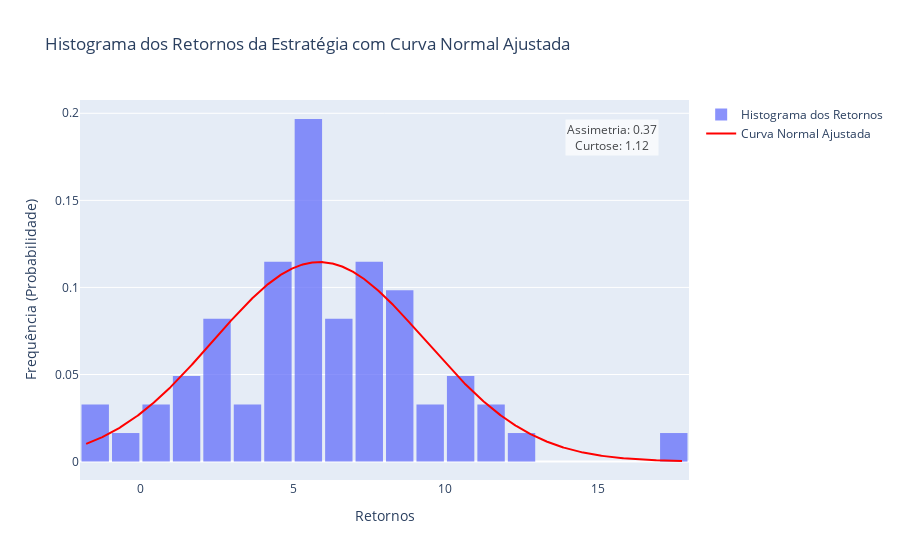

Write notebook code for a chart like this one.
### Markdown cell above
##### **

### Code cell
from scipy import stats

# Suponha que 'average_monthly_results' seja o seu vetor de retornos da estratégia
returns = average_monthly_results  # Substitua com os seus dados de retornos

# Ajusta a distribuição normal aos dados (média e desvio padrão)
mean, std_dev = stats.norm.fit(returns)

# Cria o histograma
hist_data = go.Histogram(
    x=returns,
    nbinsx=30,  # Defina o número de bins conforme necessário
    name='Histograma dos Retornos',
    opacity=0.75,
    histnorm='probability'  # Normaliza o histograma para a probabilidade
)

# Cria a curva normal ajustada
x_range = np.linspace(min(returns), max(returns), 1000)
y_range = stats.norm.pdf(x_range, mean, std_dev)  # Calcula a função de densidade da normal

# Adiciona a curva normal ao gráfico
normal_curve = go.Scatter(
    x=x_range,
    y=y_range,
    mode='lines',
    name='Curva Normal Ajustada',
    line=dict(color='red', width=2)
)

# Calcular a assimetria e a curtose
skewness = stats.skew(returns)
kurtosis = stats.kurtosis(returns)

# Cria a figura com histograma e curva normal
fig = go.Figure(data=[hist_data, normal_curve])

# Adicionar anotações de assimetria e curtose
fig.add_annotation(
    x=0.95, y=0.95, 
    text=f'Assimetria: {skewness:.2f}<br>Curtose: {kurtosis:.2f}', 
    showarrow=False, 
    font=dict(size=12, color="black"), 
    align="center", 
    xref="paper", yref="paper", 
    bgcolor="white", opacity=0.7
)

# Atualiza o layout com títulos e rótulos
fig.update_layout(
    title="Histograma dos Retornos da Estratégia com Curva Normal Ajustada",
    xaxis_title="Retornos",
    yaxis_title="Frequência (Probabilidade)",
    bargap=0.1  # Ajusta o espaçamento entre as barras
)

# Exibe o gráfico
fig.show()

### Figure 1 — Plotly figure (JSON) as saved in the notebook; plotly's stock layout.template omitted (floating-point values rounded to 4 significant figures; data arrays with more than 128 entries replaced by an {"elided": "..."} marker saying what was removed)
{"data": [{"histnorm": "probability", "name": "Histograma dos Retornos", "nbinsx": 30, "opacity": 0.75, "type": "histogram", "x": [0, 5.577, 5.179, 5.855, 5.292, 4.676, 7.534, 6.312, 3.208, 5.47, 5.327, 5.361, 7.396, 1.349, 12.15, 11.45, 5.793, 8.403, 7.097, 1.983, 11.71, 10.47, 3.49, 8.072, 10.17, 9.835, 8.095, 2.786, 8.263, 5.638, 4.237, 4.953, 2.83, 7.429, 0.0238, 8.526, 2.268, 4.881, 5.863, 5.883, 6.479, -1.797, 8.676, 10.6, -0.06188, 4.641, 17.77, 9.335, 6.848, 6.383, -1.095, 7.598, 6.289, 2.43, 4.592, 5.113, 1.365, 2.503, 4.364, 7.13, 7.537]}, {"line": {"color": "red", "width": 2}, "mode": "lines", "name": "Curva Normal Ajustada", "type": "scatter", "x": {"elided": "1000 float values"}, "y": {"elided": "1000 float values"}}], "layout": {"annotations": [{"align": "center", "bgcolor": "white", "font": {"color": "black", "size": 12}, "opacity": 0.7, "showarrow": false, "text": "Assimetria: 0.37<br>Curtose: 1.12", "x": 0.95, "xref": "paper", "y": 0.95, "yref": "paper"}], "bargap": 0.1, "title": {"text": "Histograma dos Retornos da Estratégia com Curva Normal Ajustada"}, "xaxis": {"title": {"text": "Retornos"}}, "yaxis": {"title": {"text": "Frequência (Probabilidade)"}}}}
